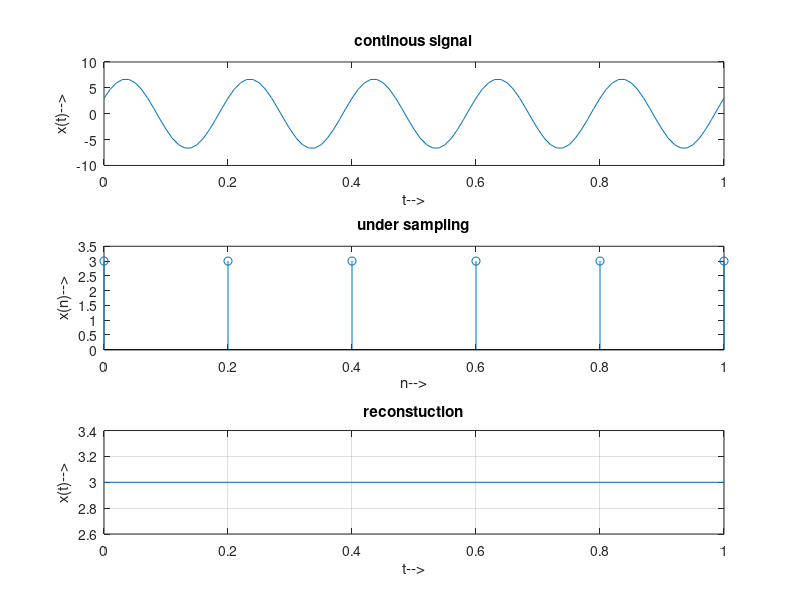

Here is the MATLAB script that generated this plot:
clc;
clear all;
close all;
t=(0:0.01:1);
f1=input('Enter first frequency = ');
f2=input('Enter second frequency = ');
y=6*sin(2*pi*f1*t)+3*cos(2*pi*f2*t);
figure(1);
subplot(3,1,1);
plot(t,y);
title('continous signal');
xlabel('t-->');
ylabel('x(t)-->');
f=max(f1,f2);
fs=1*f;
ts=1/fs;
to=0:ts:1;
ys=6*sin(2*pi*f1*to)+3*cos(2*pi*f2*to);
subplot(3,1,2);
stem(to,ys);
title('under sampling');
xlabel('n-->');
ylabel('x(n)-->');
subplot(3,1,3);
plot(to,ys);
grid on;
xlabel('t-->');
ylabel('x(t)-->');
title('reconstuction');